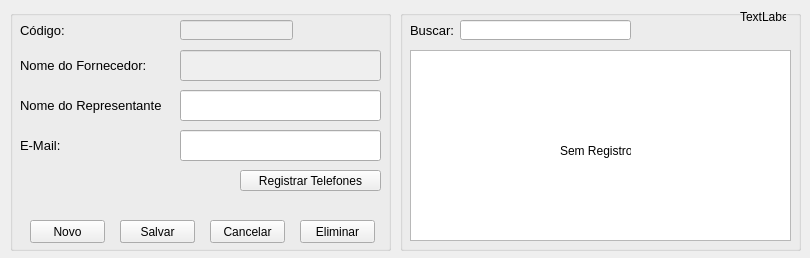
<?xml version="1.0" encoding="UTF-8"?>
<ui version="4.0">
 <class>frmrepresentante</class>
 <widget class="QWidget" name="frmrepresentante">
  <property name="geometry">
   <rect>
    <x>0</x>
    <y>0</y>
    <width>810</width>
    <height>258</height>
   </rect>
  </property>
  <property name="windowTitle">
   <string>Registro de Fornecedor</string>
  </property>
  <property name="locale">
   <locale language="Portuguese" country="Brazil"/>
  </property>
  <widget class="QGroupBox" name="groupBox">
   <property name="geometry">
    <rect>
     <x>10</x>
     <y>10</y>
     <width>381</width>
     <height>241</height>
    </rect>
   </property>
   <property name="title">
    <string/>
   </property>
   <widget class="QLineEdit" name="txtfornecedor">
    <property name="enabled">
     <bool>false</bool>
    </property>
    <property name="geometry">
     <rect>
      <x>170</x>
      <y>40</y>
      <width>201</width>
      <height>31</height>
     </rect>
    </property>
    <property name="font">
     <font>
      <pointsize>10</pointsize>
     </font>
    </property>
    <property name="maxLength">
     <number>40</number>
    </property>
   </widget>
   <widget class="QLabel" name="label">
    <property name="geometry">
     <rect>
      <x>10</x>
      <y>40</y>
      <width>131</width>
      <height>31</height>
     </rect>
    </property>
    <property name="font">
     <font>
      <pointsize>10</pointsize>
     </font>
    </property>
    <property name="text">
     <string>Nome do Fornecedor:</string>
    </property>
   </widget>
   <widget class="QPushButton" name="btnnovo">
    <property name="geometry">
     <rect>
      <x>20</x>
      <y>210</y>
      <width>75</width>
      <height>23</height>
     </rect>
    </property>
    <property name="text">
     <string>Novo</string>
    </property>
   </widget>
   <widget class="QPushButton" name="btneditar">
    <property name="geometry">
     <rect>
      <x>110</x>
      <y>210</y>
      <width>75</width>
      <height>23</height>
     </rect>
    </property>
    <property name="text">
     <string>Editar</string>
    </property>
   </widget>
   <widget class="QPushButton" name="btncancelar">
    <property name="geometry">
     <rect>
      <x>200</x>
      <y>210</y>
      <width>75</width>
      <height>23</height>
     </rect>
    </property>
    <property name="text">
     <string>Cancelar</string>
    </property>
   </widget>
   <widget class="QPushButton" name="btneliminar">
    <property name="geometry">
     <rect>
      <x>290</x>
      <y>210</y>
      <width>75</width>
      <height>23</height>
     </rect>
    </property>
    <property name="text">
     <string>Eliminar</string>
    </property>
   </widget>
   <widget class="QPushButton" name="btnsalvar">
    <property name="geometry">
     <rect>
      <x>110</x>
      <y>210</y>
      <width>75</width>
      <height>23</height>
     </rect>
    </property>
    <property name="text">
     <string>Salvar</string>
    </property>
   </widget>
   <widget class="QLineEdit" name="txtcod">
    <property name="enabled">
     <bool>false</bool>
    </property>
    <property name="geometry">
     <rect>
      <x>170</x>
      <y>10</y>
      <width>113</width>
      <height>20</height>
     </rect>
    </property>
    <property name="font">
     <font>
      <pointsize>10</pointsize>
     </font>
    </property>
   </widget>
   <widget class="QLabel" name="label_7">
    <property name="geometry">
     <rect>
      <x>10</x>
      <y>10</y>
      <width>46</width>
      <height>21</height>
     </rect>
    </property>
    <property name="font">
     <font>
      <pointsize>10</pointsize>
     </font>
    </property>
    <property name="text">
     <string>Código:</string>
    </property>
   </widget>
   <widget class="QPushButton" name="btntelrepre">
    <property name="geometry">
     <rect>
      <x>230</x>
      <y>160</y>
      <width>141</width>
      <height>21</height>
     </rect>
    </property>
    <property name="text">
     <string>Registrar Telefones</string>
    </property>
   </widget>
   <widget class="QLabel" name="label_2">
    <property name="geometry">
     <rect>
      <x>10</x>
      <y>80</y>
      <width>141</width>
      <height>31</height>
     </rect>
    </property>
    <property name="font">
     <font>
      <pointsize>10</pointsize>
     </font>
    </property>
    <property name="text">
     <string>Nome do Representante:</string>
    </property>
   </widget>
   <widget class="QLineEdit" name="txtrepre">
    <property name="geometry">
     <rect>
      <x>170</x>
      <y>80</y>
      <width>201</width>
      <height>31</height>
     </rect>
    </property>
    <property name="font">
     <font>
      <pointsize>10</pointsize>
     </font>
    </property>
    <property name="text">
     <string/>
    </property>
    <property name="maxLength">
     <number>40</number>
    </property>
   </widget>
   <widget class="QLabel" name="label_3">
    <property name="geometry">
     <rect>
      <x>10</x>
      <y>120</y>
      <width>141</width>
      <height>31</height>
     </rect>
    </property>
    <property name="font">
     <font>
      <pointsize>10</pointsize>
     </font>
    </property>
    <property name="text">
     <string>E-Mail:</string>
    </property>
   </widget>
   <widget class="QLineEdit" name="txtemail">
    <property name="geometry">
     <rect>
      <x>170</x>
      <y>120</y>
      <width>201</width>
      <height>31</height>
     </rect>
    </property>
    <property name="font">
     <font>
      <pointsize>10</pointsize>
     </font>
    </property>
    <property name="text">
     <string/>
    </property>
    <property name="maxLength">
     <number>40</number>
    </property>
   </widget>
  </widget>
  <widget class="QGroupBox" name="groupBox_2">
   <property name="geometry">
    <rect>
     <x>400</x>
     <y>10</y>
     <width>401</width>
     <height>241</height>
    </rect>
   </property>
   <property name="title">
    <string/>
   </property>
   <widget class="QTableWidget" name="tabla">
    <property name="enabled">
     <bool>true</bool>
    </property>
    <property name="geometry">
     <rect>
      <x>10</x>
      <y>40</y>
      <width>381</width>
      <height>191</height>
     </rect>
    </property>
    <property name="editTriggers">
     <set>QAbstractItemView::NoEditTriggers</set>
    </property>
    <property name="selectionBehavior">
     <enum>QAbstractItemView::SelectRows</enum>
    </property>
    <attribute name="horizontalHeaderHighlightSections">
     <bool>false</bool>
    </attribute>
    <attribute name="verticalHeaderVisible">
     <bool>false</bool>
    </attribute>
    <attribute name="verticalHeaderHighlightSections">
     <bool>false</bool>
    </attribute>
   </widget>
   <widget class="QLabel" name="lblsinreg">
    <property name="geometry">
     <rect>
      <x>160</x>
      <y>130</y>
      <width>71</width>
      <height>21</height>
     </rect>
    </property>
    <property name="text">
     <string>Sem Registros</string>
    </property>
   </widget>
   <widget class="QLabel" name="lblindice">
    <property name="geometry">
     <rect>
      <x>340</x>
      <y>0</y>
      <width>46</width>
      <height>13</height>
     </rect>
    </property>
    <property name="text">
     <string>TextLabel</string>
    </property>
   </widget>
   <widget class="QLineEdit" name="txtbuscar">
    <property name="geometry">
     <rect>
      <x>60</x>
      <y>10</y>
      <width>171</width>
      <height>20</height>
     </rect>
    </property>
   </widget>
   <widget class="QLabel" name="label_8">
    <property name="geometry">
     <rect>
      <x>10</x>
      <y>10</y>
      <width>46</width>
      <height>21</height>
     </rect>
    </property>
    <property name="font">
     <font>
      <pointsize>10</pointsize>
     </font>
    </property>
    <property name="text">
     <string>Buscar:</string>
    </property>
   </widget>
  </widget>
 </widget>
 <tabstops>
  <tabstop>txtcod</tabstop>
  <tabstop>txtbuscar</tabstop>
  <tabstop>txtfornecedor</tabstop>
  <tabstop>txtrepre</tabstop>
  <tabstop>txtemail</tabstop>
  <tabstop>btntelrepre</tabstop>
  <tabstop>btnnovo</tabstop>
  <tabstop>btneditar</tabstop>
  <tabstop>btnsalvar</tabstop>
  <tabstop>btncancelar</tabstop>
  <tabstop>btneliminar</tabstop>
  <tabstop>tabla</tabstop>
 </tabstops>
 <resources/>
 <connections>
  <connection>
   <sender>tabla</sender>
   <signal>cellClicked(int,int)</signal>
   <receiver>lblindice</receiver>
   <slot>setNum(int)</slot>
   <hints>
    <hint type="sourcelabel">
     <x>708</x>
     <y>141</y>
    </hint>
    <hint type="destinationlabel">
     <x>819</x>
     <y>16</y>
    </hint>
   </hints>
  </connection>
 </connections>
</ui>
